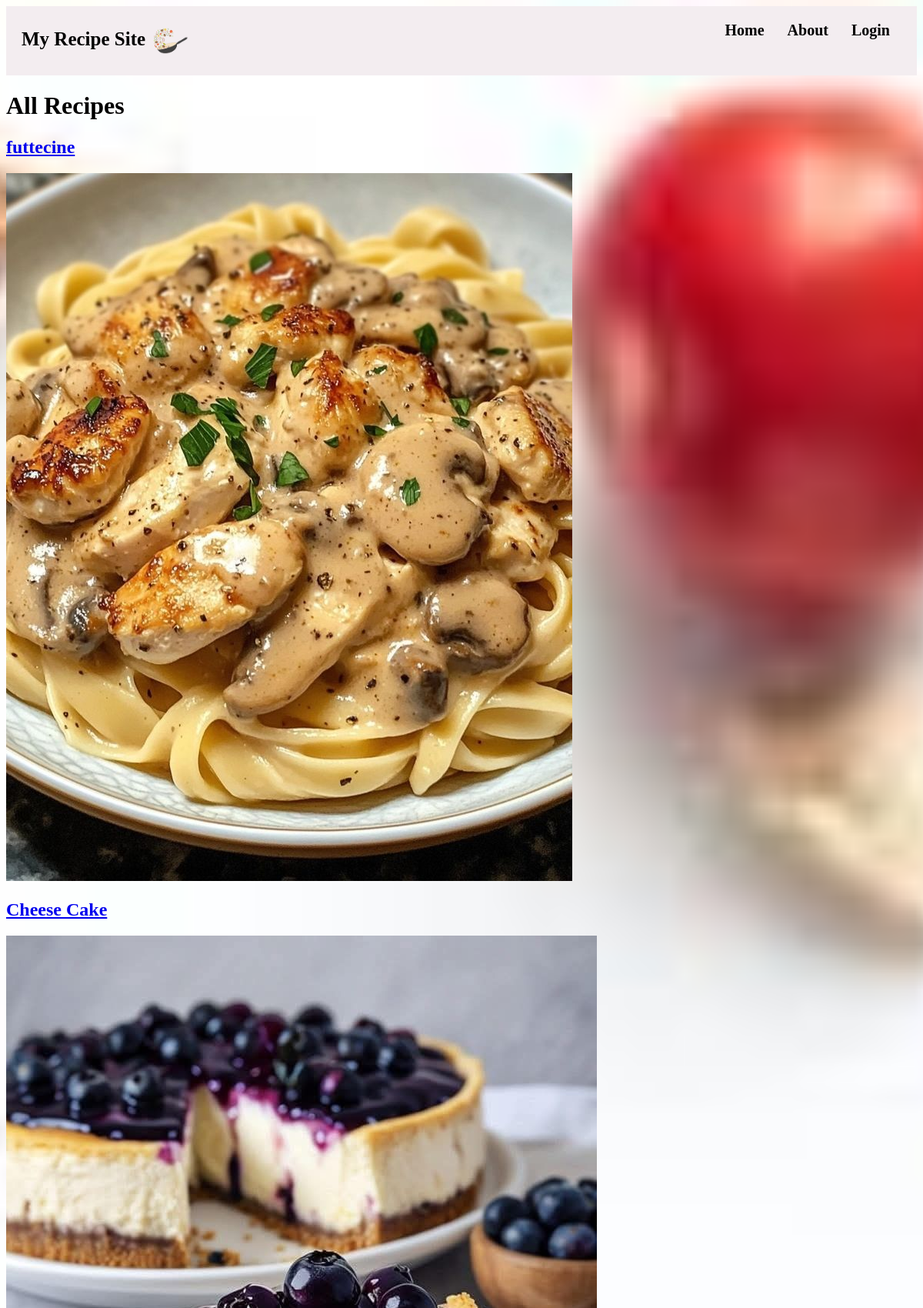
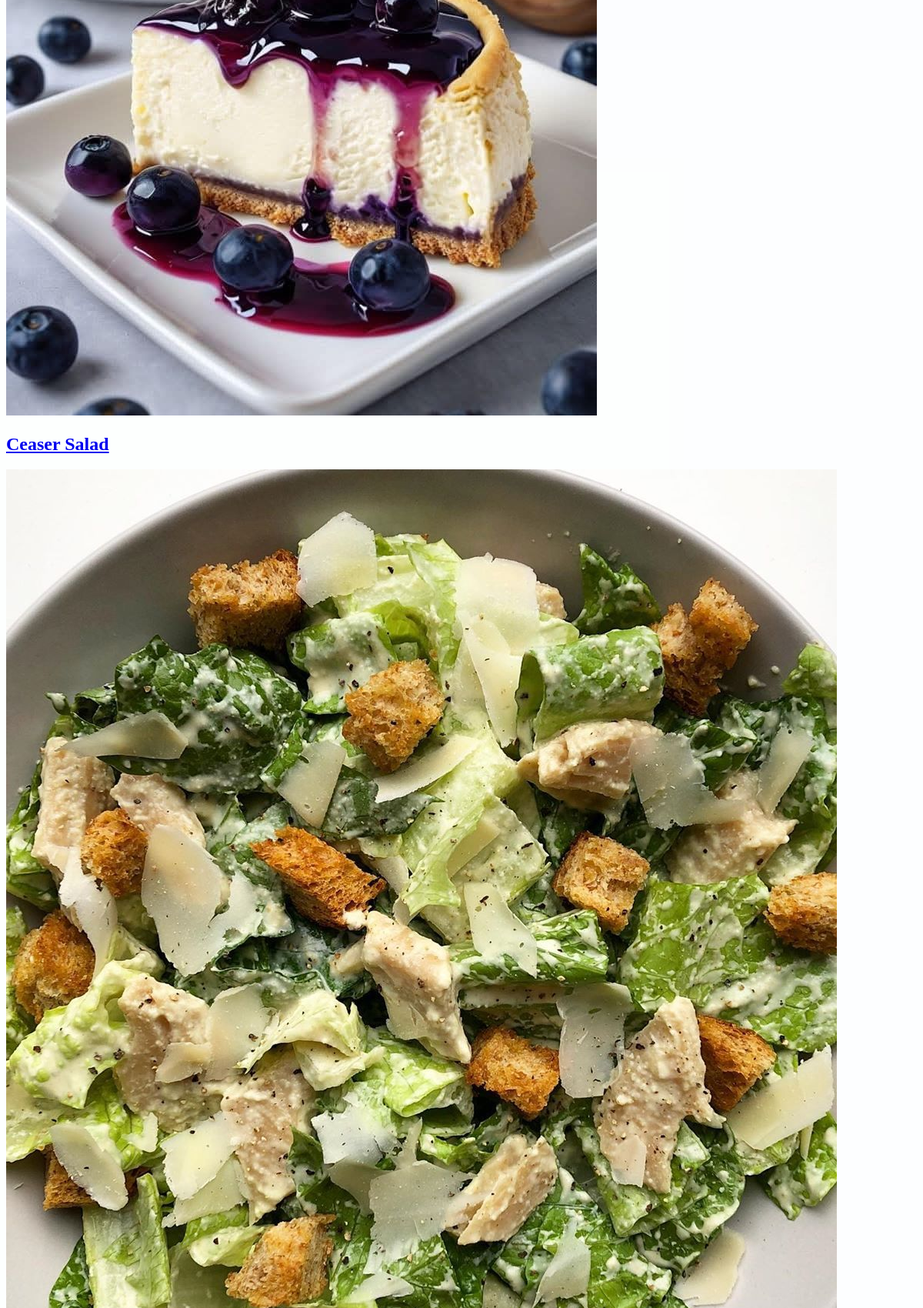
Page /all_recipes/ (upper part) on the committed database (2 pictures, top to bottom).
### recipes/models.py (models this page shows, shortened)
class Recipe(models.Model):
    title=models.CharField(max_length=200)
    ingredients=models.TextField(null=True, blank=True)
    steps=models.TextField(null=True, blank=True)
    image=models.ImageField(upload_to='recipes/', null=True, blank=True)
    prep_time=models.IntegerField(help_text="Preparation time in minutes", null=True, blank=True)
    created_at=models.DateTimeField(auto_now_add=True)
    updated_at=models.DateTimeField(auto_now=True)
    user=models.ForeignKey(User, on_delete=models.CASCADE)
    category=models.ForeignKey(Categories, on_delete=models.SET_NULL, null=True, blank=True)
    rating = models.IntegerField(null=True,blank=True,default=0,help_text="Rate recipe out of 5")

### recipes/views.py (the view)
# urls.py: path('all_recipes/',views.all_recipes,name='all_recipes'),
def all_recipes(request):
    recipes =Recipe.objects.all()
    return render(request,'recipes/all_recipes.html',{'recipes':recipes})

### recipes/templates/recipes/all_recipes.html (shortened to what this page needs)
{% extends 'Base.html' %}
{% load static %}
{% block content %}
<h1> All Recipes</h1>
{% for recipe in recipes %}
    <div class="recipe-card">
        <h2><a href="{% url 'recipe_detail' recipe.pk %}">{{ recipe.title }}</a></h2>
        {% if recipe.image %}
            <img src="{{ recipe.image.url }}" alt="{{ recipe.title }}">
        {% endif %}
    </div>
{% empty %}
    <p>No recipes available.</p>
{% endfor %}
{% endblock content%}

### main_app/static/css/style.css (style rules this page uses)
body { background-image: url('../img/add_recipe_cover.jpg'); background-size: cover; background-repeat: no-repeat; background-position: center; background-attachment: fixed; }

### rows in the picture
Recipe: title "futtecine", image (picture)
Recipe: title "Cheese Cake", image (picture)
Recipe: title "Ceaser Salad", image (picture)
